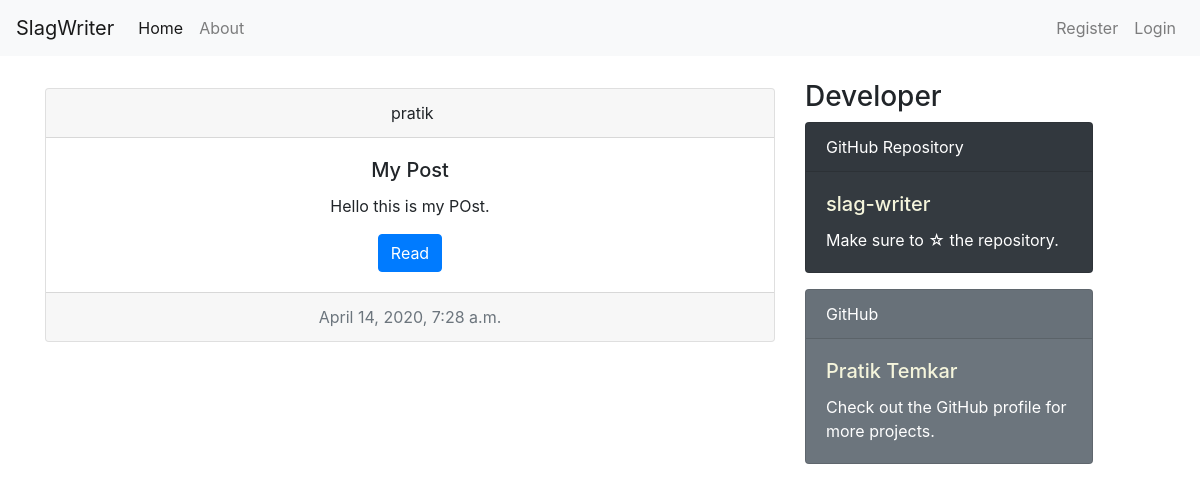
Screenshot of /post/9/ with the database file from the repository.
### blog/models.py (models this page shows, shortened)
class Post(models.Model):
    title = models.CharField(max_length = 100)
    content = models.TextField()
    date_posted = models.DateTimeField(default = timezone.now)
    author = models.ForeignKey(User, on_delete = models.CASCADE)

### blog/views.py (the view)
# urls.py: path('post/<int:pk>/', PostDetailView.as_view(), name='post-detail'),
class PostDetailView(DetailView):
    model = Post

### blog/templates/blog/post_detail.html (shortened to what this page needs)
{% extends 'blog/base.html' %}
{% block content %}
    <div class="card text-center mt-2">
        <div class="card-header">
        {{object.author}}
        </div>
        <div class="card-body">
        <h5 class="card-title">{{object.title}}</h5>
        <p class="card-text">{{object.content}}</p>
        <a href="#" class="btn btn-primary">Read</a>
        </div>
        <div class="card-footer text-muted">
        {{object.date_posted}}
        </div>
    </div>
{% endblock %}

### rows the page displays
Post: author "pratik", title "My Post", content "Hello this is my POst.", date_posted "April 14, 2020, 7:28 a.m."
